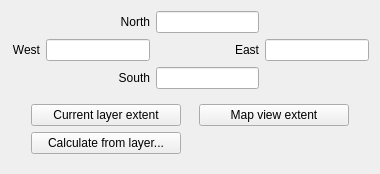
<?xml version="1.0" encoding="UTF-8"?>
<ui version="4.0">
 <class>QgsExtentGroupBoxWidget</class>
 <widget class="QWidget" name="QgsExtentGroupBoxWidget">
  <property name="geometry">
   <rect>
    <x>0</x>
    <y>0</y>
    <width>380</width>
    <height>164</height>
   </rect>
  </property>
  <property name="windowTitle">
   <string>Form</string>
  </property>
  <layout class="QVBoxLayout" name="verticalLayout">
   <item>
    <layout class="QGridLayout" name="gridLayout_4">
     <item row="0" column="1">
      <widget class="QLabel" name="mYMaxLabel">
       <property name="text">
        <string>North</string>
       </property>
       <property name="alignment">
        <set>Qt::AlignRight|Qt::AlignTrailing|Qt::AlignVCenter</set>
       </property>
      </widget>
     </item>
     <item row="0" column="2">
      <widget class="QLineEdit" name="mYMaxLineEdit">
       <property name="text">
        <string/>
       </property>
      </widget>
     </item>
     <item row="2" column="1">
      <widget class="QLabel" name="mYMinLabel">
       <property name="text">
        <string>South</string>
       </property>
       <property name="alignment">
        <set>Qt::AlignRight|Qt::AlignTrailing|Qt::AlignVCenter</set>
       </property>
      </widget>
     </item>
     <item row="2" column="2">
      <widget class="QLineEdit" name="mYMinLineEdit"/>
     </item>
     <item row="1" column="1">
      <widget class="QLineEdit" name="mXMinLineEdit"/>
     </item>
     <item row="1" column="0">
      <widget class="QLabel" name="mXMinLabel">
       <property name="text">
        <string>West</string>
       </property>
       <property name="alignment">
        <set>Qt::AlignRight|Qt::AlignTrailing|Qt::AlignVCenter</set>
       </property>
      </widget>
     </item>
     <item row="1" column="3">
      <widget class="QLineEdit" name="mXMaxLineEdit"/>
     </item>
     <item row="1" column="2">
      <widget class="QLabel" name="mXMaxLabel">
       <property name="text">
        <string>East</string>
       </property>
       <property name="alignment">
        <set>Qt::AlignRight|Qt::AlignTrailing|Qt::AlignVCenter</set>
       </property>
      </widget>
     </item>
    </layout>
   </item>
   <item>
    <widget class="QWidget" name="widget_2" native="true">
     <layout class="QGridLayout" name="gridLayout">
      <item row="0" column="4">
       <widget class="QPushButton" name="mCurrentExtentButton">
        <property name="minimumSize">
         <size>
          <width>150</width>
          <height>0</height>
         </size>
        </property>
        <property name="text">
         <string>Map view extent</string>
        </property>
       </widget>
      </item>
      <item row="0" column="1">
       <spacer name="horizontalSpacer_3">
        <property name="orientation">
         <enum>Qt::Horizontal</enum>
        </property>
        <property name="sizeHint" stdset="0">
         <size>
          <width>40</width>
          <height>20</height>
         </size>
        </property>
       </spacer>
      </item>
      <item row="0" column="3">
       <spacer name="horizontalSpacer">
        <property name="orientation">
         <enum>Qt::Horizontal</enum>
        </property>
        <property name="sizeHint" stdset="0">
         <size>
          <width>40</width>
          <height>20</height>
         </size>
        </property>
       </spacer>
      </item>
      <item row="0" column="5">
       <spacer name="horizontalSpacer_2">
        <property name="orientation">
         <enum>Qt::Horizontal</enum>
        </property>
        <property name="sizeHint" stdset="0">
         <size>
          <width>40</width>
          <height>20</height>
         </size>
        </property>
       </spacer>
      </item>
      <item row="0" column="2">
       <widget class="QPushButton" name="mOriginalExtentButton">
        <property name="minimumSize">
         <size>
          <width>150</width>
          <height>0</height>
         </size>
        </property>
        <property name="text">
         <string>Current layer extent</string>
        </property>
       </widget>
      </item>
      <item row="1" column="2">
       <widget class="QPushButton" name="mButtonCalcFromLayer">
        <property name="sizePolicy">
         <sizepolicy hsizetype="Minimum" vsizetype="Minimum">
          <horstretch>0</horstretch>
          <verstretch>0</verstretch>
         </sizepolicy>
        </property>
        <property name="text">
         <string>Calculate from layer...</string>
        </property>
       </widget>
      </item>
     </layout>
    </widget>
   </item>
  </layout>
 </widget>
 <tabstops>
  <tabstop>mYMaxLineEdit</tabstop>
  <tabstop>mXMinLineEdit</tabstop>
  <tabstop>mXMaxLineEdit</tabstop>
  <tabstop>mYMinLineEdit</tabstop>
  <tabstop>mCurrentExtentButton</tabstop>
 </tabstops>
 <resources/>
 <connections/>
</ui>
